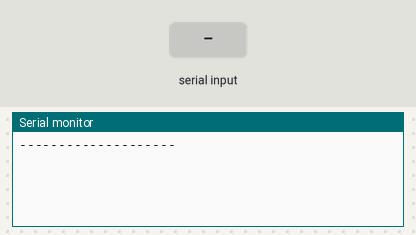
Recording of a sketch running on a simulated Arduino Uno, built with avr-gcc and run on an emulated ATmega328P. Parts: the last lines printed to the serial monitor. Inputs (shaded band) come from the test bench.

Above: at 1.2 s.
1.3 s: "90,45\n" received over the second serial link
At 2.5 s:
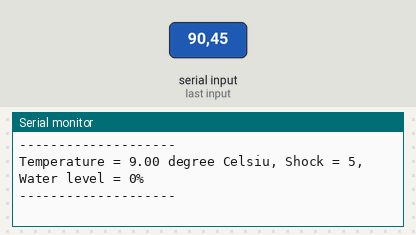
2.8 s: "30,150\n" received over the second serial link
At 3.8 s:
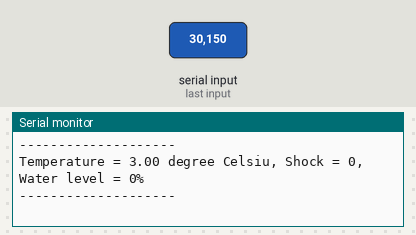

The sketch:

rx_2.ino
```cpp
/*
 * SerialReceiveMultipleFields sketch - https://www.oreilly.com/library/view/arduino-cookbook/9781449399368/ch04.html
 * This code expects a message in the format: 12,345,678
 * This code requires a newline character to indicate the end of the data
 * Set the serial monitor to send newline characters
 * receiver v.1
 * sketch writed by Nicu FLORICA - http://www.arduinotehniq.com
 * to receive and decode complex string
 */

#include <SoftwareSerial.h>
SoftwareSerial mySerial(2, 3); // RX, TX

const int NUMBER_OF_FIELDS = 3; // how many comma separated fields we expect
int fieldIndex = 0;            // the current field being received
int values[NUMBER_OF_FIELDS];   // array holding values for all the fields

 float te;  // temperature
 int tempe; // x10 temperature
 int semn;  // sing for temperature (1 for munus)
 int vibratie;  // vibration / shock
 int procent; // water level as procent


void setup()
{
  Serial.begin(9600);
  mySerial.begin(9600);
  Serial.println("--------------------");
}

void loop()
{
  if( mySerial.available())
  {
    char ch = mySerial.read();
    if(ch >= '0' && ch <= '9') // is this an ascii digit between 0 and 9?
    {
      // yes, accumulate the value
      values[fieldIndex] = (values[fieldIndex] * 10) + (ch - '0');
    }
    else if (ch == ',')  // comma is our separator, so move on to the next field
    {
      if(fieldIndex < NUMBER_OF_FIELDS-1)
        fieldIndex++;   // increment field index
    }
    else
    {
      // any character not a digit or comma ends the acquisition of fields
      // in this example it's the newline character sent by the Serial Monitor
      Serial.print( fieldIndex +1);
      Serial.println(" fields received:");
      tempe = values[0];
      vibratie = values[1];
      procent = values[2];
Serial.println("--------------");
Serial.print("Values received: ");
Serial.print(tempe);
Serial.print(", ");
Serial.print(vibratie);
Serial.print(", ");
Serial.print(procent);
Serial.println("...");

      for(int i=0; i <= fieldIndex; i++)
      {
      // Serial.println(values[i]);
        values[i] = 0; // set the values to zero, ready for the next message
      }
      fieldIndex = 0;  // ready to start over
semn = vibratie/10;
vibratie = vibratie%10;

if (semn == 1)
  {
  te = - tempe/10.;
  }
 else
  te = tempe/10.;

 Serial.println("--------------------");
 Serial.print("Temperature = ");
 Serial.print(te);
 Serial.print(" degree Celsiu, Shock = ");
 Serial.print(vibratie);
 Serial.print(", Water level = ");
 Serial.print(procent);
 Serial.println("%");
 Serial.println("--------------------");
 Serial.println(" ");
    }
  }
} // end main loop
```

Measured:
- after the input at 1.3 s, the serial monitor: prints a new line at once (image 1)
- after the input at 2.8 s, the serial monitor: prints a new line at once (image 2)
